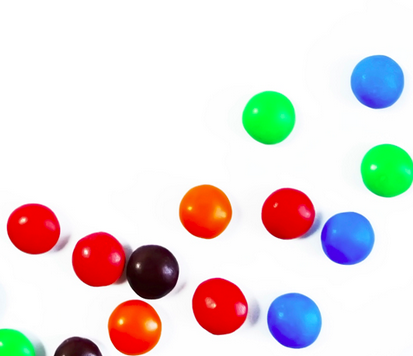
#> input picture OpenCV Basics/data/smarties.png, 413 x 356 px, found by its file name
$ python Filters.py
#> lines starting #> are read from the running program, lines starting #| are printed output that depends on the picture
from PIL import Image
from PIL import ImageFilter
from matplotlib import pyplot as plt
from PIL import ImageDraw

# 242 79 298 148
img = Image.open('../codevita/data\\smarties.png')
#> img is the input picture: PIL image 413x356 RGB; mean R, G, B 228.9, 220.4, 219.1
# [4 lines of commented-out code are left out]
rgb_img = img.convert('RGB')
blurred = rgb_img.filter(ImageFilter.BLUR)
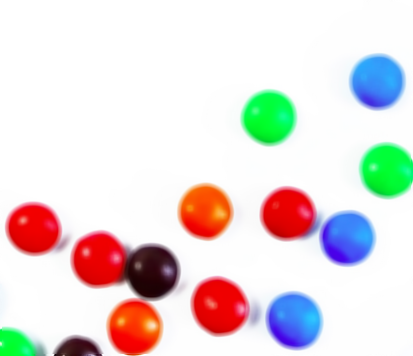
#> blurred: PIL image 413x356 RGB; mean R, G, B 229, 220.4, 219.2
blurred1 = rgb_img.filter(ImageFilter.GaussianBlur)
emboss = rgb_img.filter(ImageFilter.EMBOSS)
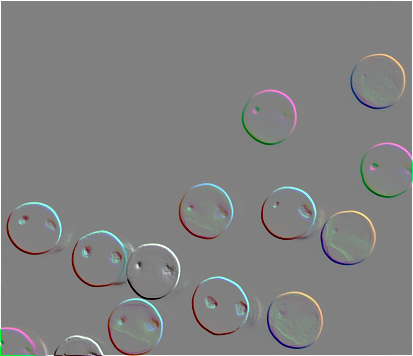
#> emboss: PIL image 413x356 RGB; mean R, G, B 129.2, 129.4, 129.3
box_blur = rgb_img.filter(ImageFilter.BoxBlur(1))
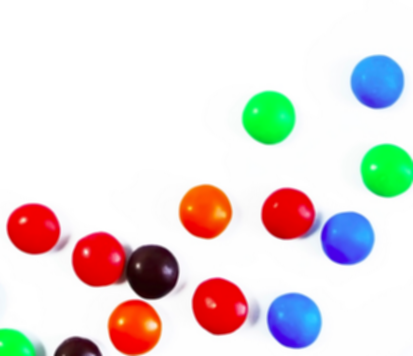
#> box_blur: PIL image 413x356 RGB; mean R, G, B 228.9, 220.4, 219.1
sharp = rgb_img.filter(ImageFilter.SHARPEN)
median = rgb_img.filter(ImageFilter.MedianFilter)
cropped = rgb_img.crop((242, 79, 298, 148))
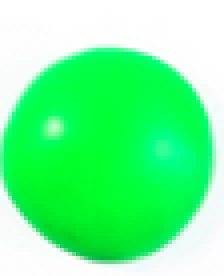
#> cropped: PIL image 56x69 RGB (shown 4 times larger); mean R, G, B 108.2, 250.8, 147.9
drawing = ImageDraw.Draw(rgb_img)
drawing.rectangle((242, 79, 298, 148), fill=None, outline='blue')
names = ['Default', 'RGB', 'Normal Blur', 'Gaussian Blur', 'Box Blur', 'Emboss', 'Sharpen', 'Median Filter', 'Cropped']
pics = [img, rgb_img, blurred, blurred1, box_blur, emboss, sharp, median, cropped]

for i in range(9):
    plt.subplot(3, 3, i + 1)
    plt.imshow(pics[i])
    plt.title(names[i])
    plt.xticks([]), plt.yticks([])

plt.show()
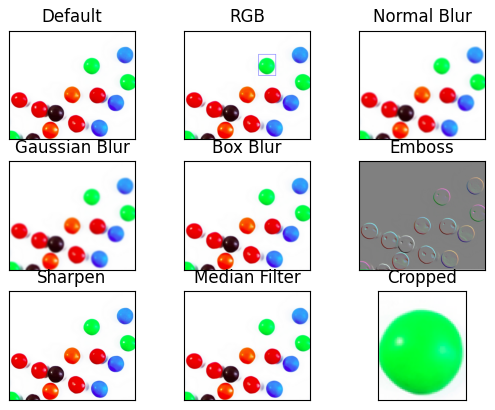
#> figure drawn by matplotlib, 9 panels

$ run again, with OpenCV Basics/data/Capture.PNG copied over OpenCV Basics/data/smarties.png
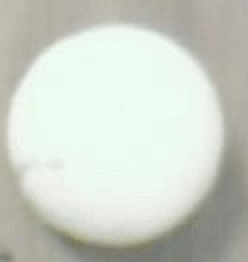
#> input picture OpenCV Basics/data/Capture.PNG, 124 x 131 px, found by its file name (shown 2 times larger)
#> img is the input picture: PIL image 124x131 RGBA; mean R, G, B, A 204.5, 209.7, 200.1, 255
#> `emboss = rgb_img.filter(ImageFilter.EMBOSS)`:
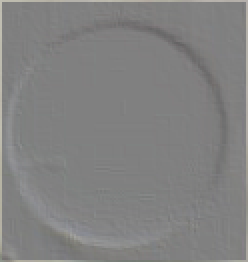
#> emboss: PIL image 124x131 RGB (shown 2 times larger); mean R, G, B 129.5, 129.4, 129.1
#> cropped: PIL image 56x69 RGB; every value is 0
